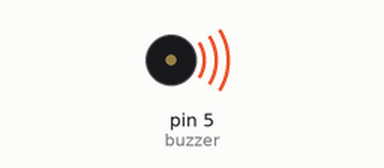
Recording of a sketch running on a simulated Arduino Uno, built with avr-gcc and run on an emulated ATmega328P. Parts: buzzer (waves = sounding).

Above: at 0.5 s.
Timing chart, 0 to 3.5 s (numbered marks = the images above):
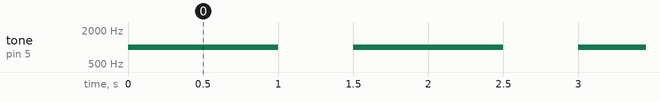

The sketch:

buzzer.ino
```cpp
int buzzer = 5;

void setup() {
  pinMode(buzzer, OUTPUT);
}

void loop() {
  tone(buzzer, 1000);
  delay(1000);
  noTone(buzzer);
  delay(500);
}
```

Measured:
- by itself, tone on pin 5 (buzzer): alternates 1000 Hz for 1.0 s and silent for 0.50 s
